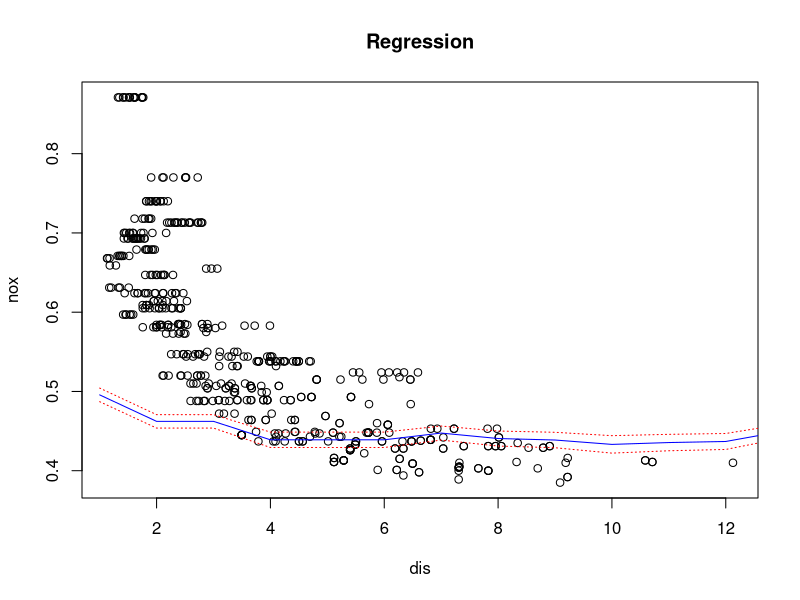
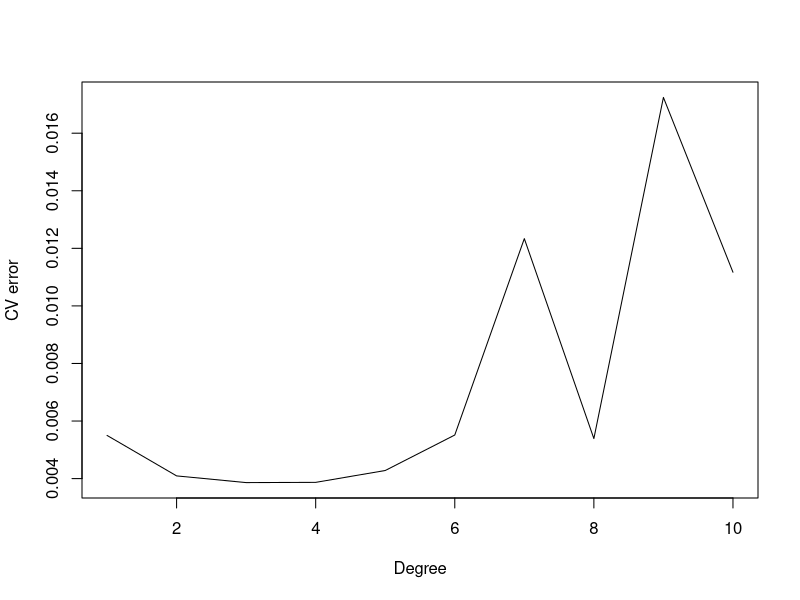
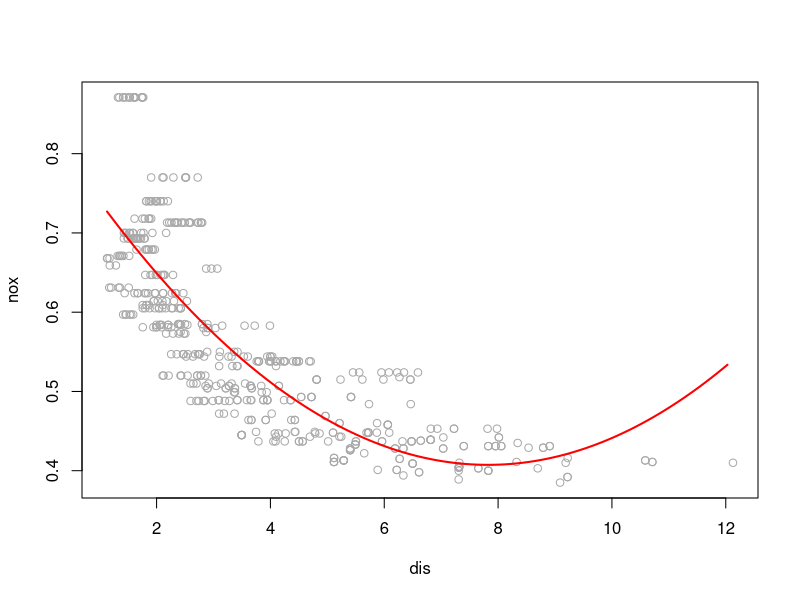
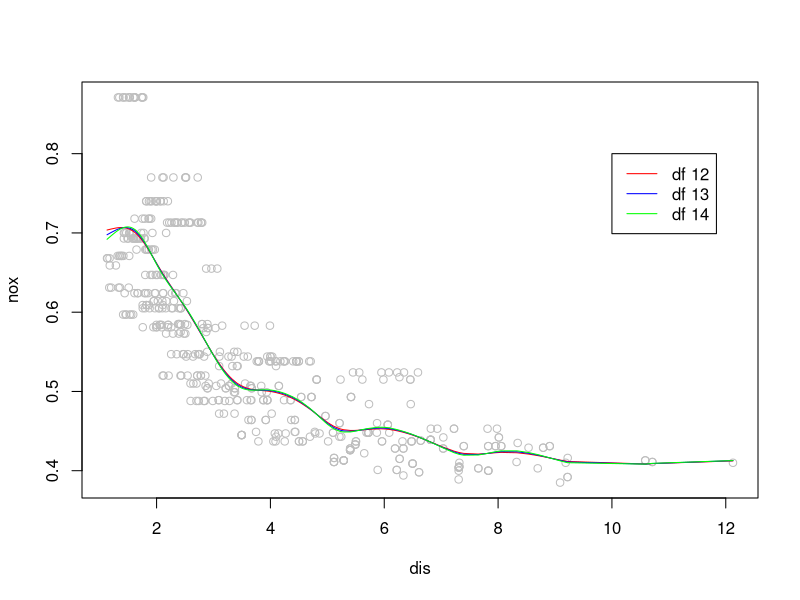

Recreate these plots in R, in order.
#1cubicPolyRegression

install.packages("MASS") #install package
library(MASS)
linearFit = lm(nox ~ poly(dis, 3), data = Boston)
summary(linearFit)

library(MASS)
attach(Boston)
conf_interval <- predict(linearFit, interval="confidence", level = 0.95) #plot confidence interval of prediction of regression
plot(dis, nox, xlab="dis", ylab="nox", main="Regression")
lines(conf_interval[,1], col = "blue")
lines(conf_interval[,2], col = "red", lty = "dotted")
lines(conf_interval[,3], col = "red", lty = "dotted")

#3crossValidation

cv.error.10 = rep(0, 10) #change the number to do the cross-validation
for (i in 1:10) {
  glm.fit = glm(nox ~ poly(dis, i), data = Boston)
  cv.error.10[i] = boot::cv.glm(Boston, glm.fit, K = 10)$delta[2]
}
cv.error.10

plot(1:10, cv.error.10, xlab = "Degree", ylab = "CV error", type = "l")

#2polynominalDegreeRegression



ithLinearFit = lm(nox ~ poly(dis, 2), data = Boston) #repeat this segment for 5 times while change the index 1 to 5
dislim = range(dis)
dis.grid = seq(from = dislim[1], to = dislim[2], by = 0.1)
lm.pred = predict(ithLinearFit, list(dis = dis.grid))
plot(nox ~ dis, data = Boston, col = "darkgrey")
lines(dis.grid, lm.pred, col = "red", lwd = 2)


#4smoothSpline

library(splines)

line12 <- smooth.spline(dis, nox, df = 12)
plot(dis, nox,cex=1,col="grey")
lines(line12, col = "red")

line13 <- smooth.spline(dis, nox, df = 13)
lines(line13, col = "blue")

line14 <- smooth.spline(dis, nox, df = 14)
lines(line14, col = "green")

legend(10, 0.8, legend=c("df 12", "df 13", "df 14"), col=c("red", "blue", "green"), lty=1, cex=1)

